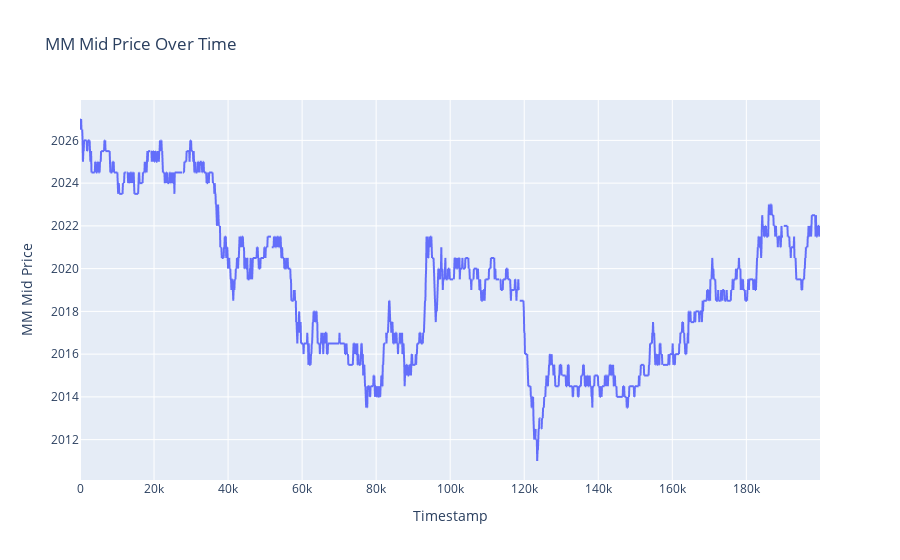

Notebook code for this chart:
### Code cell
# Create the plot using Plotly Express
fig = px.line(starfruit_data, x='timestamp', y='mm_mid', title='MM Mid Price Over Time')

# Customize the layout
fig.update_layout(
    xaxis_title='Timestamp',
    yaxis_title='MM Mid Price',
)

# Display the plot
fig.show()

### Figure 1 — Plotly figure (JSON) as saved in the notebook; plotly's stock layout.template omitted (floating-point values rounded to 4 significant figures; data arrays with more than 128 entries replaced by an {"elided": "..."} marker saying what was removed)
{"data": [{"hovertemplate": "timestamp=%{x}<br>mm_mid=%{y}<extra></extra>", "legendgroup": "", "line": {"color": "#636efa", "dash": "solid"}, "marker": {"symbol": "circle"}, "mode": "lines", "name": "", "showlegend": false, "type": "scattergl", "x": {"elided": "2000 int values"}, "xaxis": "x", "y": {"elided": "2000 float values"}, "yaxis": "y"}], "layout": {"legend": {"tracegroupgap": 0}, "title": {"text": "MM Mid Price Over Time"}, "xaxis": {"anchor": "y", "domain": [0, 1], "title": {"text": "Timestamp"}}, "yaxis": {"anchor": "x", "domain": [0, 1], "title": {"text": "MM Mid Price"}}}}
